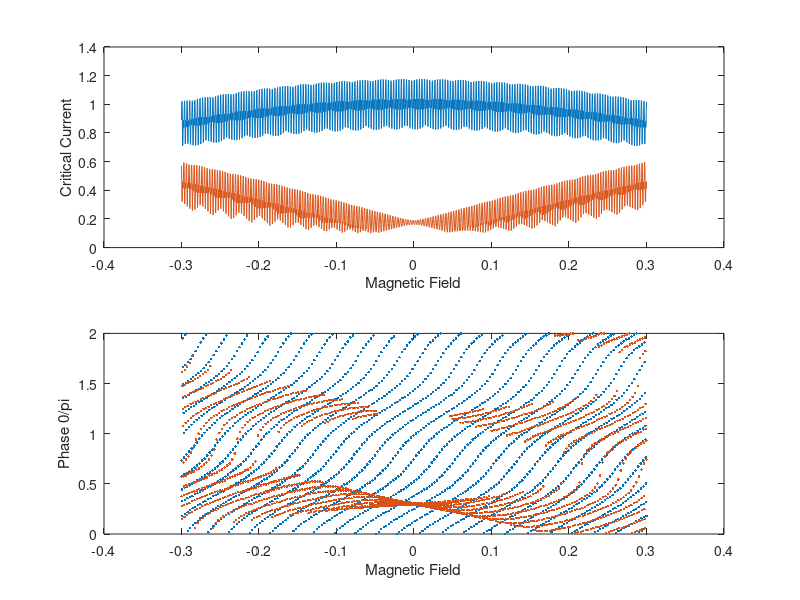

Write the MATLAB code that produced this figure.
%Explanation of base program

%The program splits a squid into two junctions that have xmax discrete sections.  Each
%section has a supercurrent density, and a phase difference that is
%contributed to by the field (PhaseF) in the junction, the field in the squid loop,
%and an arbitrary phase set at x=1 %called Phase1.  These phase factors are 
%all summed along the junction to determine the local phase difference 
%across the junction at each point.  For each value of field and Phase1 the
%supercurrent at each point is calculated and the net supercurrent (sum 
%along the junction and then the sum of the two junctions together)
%is calcualted to find the supercurrent carried at that phase and that
%field.  To find the maximum supercurrent for a given field, the max of
%that vector is taken for that field value.  The minimum can be calculated 
%to find the negative critical current.  Both of these can be plotted 
%against the magnetic field that is applied.  This is the exact measurment 
%of the critical current vs field that we do in the lab.

%This version adds the ability to add several realistic features of squids

% Critical Current Asymmetry
% Junction Area Asymmetry
% Critical Current density variation along each junction
% Squid Loop size variation
% Changes in the field scan range



%Abreviations used
%Junction=Junc
%Super Current = SCur or just SC
%Step Size = SS sufix
%Width = Wid
%Length = Len
%Magnitude = Mag


%% Clearing memory and input screen

clear;
clc;
close all;

%% Defining the Parameters of the Simulaiton

%Setting Junction 1 Parameters
    xmax1=101;
    xmax2=102;
    x1(1,:)=(1:xmax1);
    x2(1,:)=(1:xmax2);

%Critical Current Magnitudes
    JuncSCMag1=.1;
    JuncSCMag2=1;

%Junction Area Determinination
    JuncWid1=.5;
    JuncLen1=1;

    JuncWid2=1;
    JuncLen2=1;

JuncArea1=JuncWid1*JuncLen1;
JuncArea2=JuncWid2*JuncLen2;

%Setting Squid Loop Parameers
LoopWid=10;
LoopLen=30;
LoopArea=LoopWid*LoopLen;

%Field Parameters
f=1;
fmax=2006;
FieldMin=-.3;
FieldMax=.3;


%Stepping through a parameter to test
j=1;
jmax=2;
AlphaMin=0;
AlphaMax=1;

%Phase Loop parameters
p=1;
pmax=203;
Phase0Min=0*pi;
Phase0Max=2*pi;


%Current Noise Parameters
    SCurNoise1=(2*rand(1,xmax1)-1);
    SCurNoise2=(2*rand(1,xmax2)-1);

%Calculating Critical Current Densities
    SCurDen1=transpose(ones(pmax,1)*(JuncSCMag1*ones(1,xmax1)/xmax1+.1*SCurNoise1/xmax1));
    SCurDen2=transpose(ones(pmax,1)*(JuncSCMag2*ones(1,xmax2)/xmax2+.1*SCurNoise2/xmax2));


%Pre Allocating memory to the arrays (should decrease runtime)
Phase0=zeros(1,pmax);
Field=zeros(1,fmax);
FluxinJunc1=zeros(1,fmax);
FluxinJunc2=zeros(1,fmax);
FluxinLoop=zeros(1,fmax);

PhaseFDen1=zeros(1,fmax); %Phase from field in Junction 1
PhaseFDen2=zeros(1,fmax); %Phase from field in Junction 2
PhaseFL=zeros(1,fmax); %Phase from field in the Squid Loop
PhaseIntrinsic1=zeros(xmax1,pmax); %For Un  wave SC
PhaseIntrinsic2=zeros(xmax2,pmax);

SCurrent1=zeros(xmax1,pmax,fmax);
SCurrent2=zeros(xmax2,pmax,fmax);
SCurrentNet=zeros(1,pmax);

MaxSCurrentNet=zeros(jmax,fmax);
MinSCurrentNet=zeros(jmax,fmax);
IndexMaxSC=zeros(jmax,fmax);
IndexMinSC=zeros(jmax,fmax);
Phase0MaxSC=zeros(jmax,fmax);
Phase0MinSC=zeros(jmax,fmax);

%% Loops for running the simulation Meat of the Simulation


%Changing a Parameter of the plot
AlphaSS =(AlphaMax-AlphaMin)/(jmax-1);
AlphaV= AlphaMin:AlphaSS:AlphaMax;

for j=1:jmax;
    
    Alpha=AlphaV(j);
 
    %Field Contribution to the Phase 
    %Define the Field ForLoop setp size, then run the Field for ForLoop
    FieldSS=(FieldMax-FieldMin)/(fmax-1);
    for f=1:fmax

        Field(f)=FieldMin+(f-1)*FieldSS;


        PhaseF1=2*pi*Field(f)*JuncArea1;
        PhaseF2=2*pi*Field(f)*JuncArea2;
        PhaseFL=2*pi*Field(f)*LoopArea;

        PhaseFDen1=PhaseF1*x1/xmax1;
        PhaseFDen2=PhaseF2*x2/xmax2;

        %Phase0 ForLoop of externally set phase 
        %Define the Phase0 setp size, then run the ForLoop
            Phase0SS=(Phase0Max-Phase0Min)/(pmax-1);
            Phase0=(Phase0Min:Phase0SS:Phase0Max);
            PhaseNorm=Phase0/(2*pi);
            PhaseIntrinsic1=zeros(xmax1,pmax);
       %Calculating the local Phase Drop across each junction
            PhaseDrop1=ones(xmax1,1)*Phase0+transpose(PhaseFDen1)*ones(1,pmax);
            PhaseDrop2=ones(xmax2,1)*Phase0+PhaseFL.*ones(xmax2,pmax)+transpose(PhaseFDen2)*ones(1,pmax);
            PhaseIntrinsic2(round(xmax2/2):end,:)=pi;
        %Calculating the Super Current 
            SCurrent1=SCurDen1.*(1).*(sin(PhaseDrop1)+sin(PhaseDrop1*2));
            SCurrent2=SCurDen2.*(1).*sin(PhaseDrop2+Alpha*PhaseIntrinsic2);
            
            SCurrentNet=sum(SCurrent1)+sum(SCurrent2);
            
        [MaxSCurrentNet(j,f),IndexMaxSC(j,f)]=max(SCurrentNet);  
        [MinSCurrentNet(j,f),IndexMinSC(j,f)]=min(SCurrentNet);

        Phase0MaxSC(j,f)=Phase0(IndexMaxSC(j,f));
        Phase0MinSC(j,f)=Phase0(IndexMinSC(j,f));
        
 
        
    end

end



hold on; subplot(2,1,1); plot(Field,MaxSCurrentNet)
%hold on; subplot(2,1,1); plot(Field,MinSCurrentNet,'.')
xlabel('Magnetic Field'); ylabel('Critical Current');


hold on; subplot(2,1,2); plot(Field,Phase0MaxSC/pi,'.')
%hold on; subplot(2,1,2); plot(Field,Phase0MinSC/pi,'.')
xlabel('Magnetic Field'); ylabel('Phase 0/pi');

